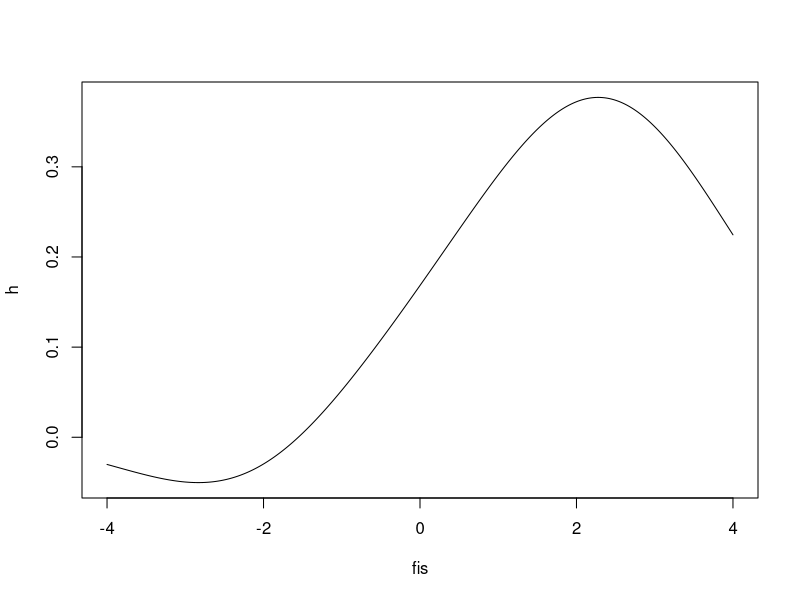

Generate this figure with R:
# Load necessary library
library(stats)

a1 <- c(0.135, 0.635, 1.135)
b1 <- 0.711
a2 <- c(-0.471, 0.635, 1.135)
b2 <- 0.991
mu2 <- 0.011
sigmasquared2 <- 1

# Define the expected score function for a given set of parameters
expected_score <- function(f, alpha, beta) {
   # ordinal response model assumes a0=-Inf, ak+1=+Inf
   alpha <- c(-Inf, alpha, Inf)
   k <- length(alpha)
   score <- 0
   for (j in 2:k) {  # Start from 2 to account for -Inf
      prob_j <- pnorm(alpha[j] - beta * f) - pnorm(alpha[j - 1] - beta * f)
      score <- score + (j - 2) * prob_j  # (j - 2) to adjust for the starting index
   }
   score <- score / (k - 2)
   return(score)
}

fis <- seq(-4, 4, by = 0.01)
score1 <- sapply(fis, function(f) expected_score(f, a1, b1))
score2 <- sapply(fis, function(f) expected_score(f, a2, b2))
h <- 2 * (asin(sqrt(score2)) - asin(sqrt(score1)))
weight <- dnorm(fis, mean = mu2, sd = sqrt(sigmasquared2))

# Calculate the weighted mean of h
weighted_mean_h <- sum(h * weight) / sum(weight)

# Print the weighted mean of h
print(weighted_mean_h)

2*(asin(sqrt(expected_score(0.011,a2,b2)))-asin(sqrt(expected_score(0.011,a1,b1))))

# Summary of the vectors
summary(fis)
summary(score1)
summary(score2)
summary(h)
summary(weight)

# Plot score2 over fis as a simple line plot
plot(fis, h, type = "l")

